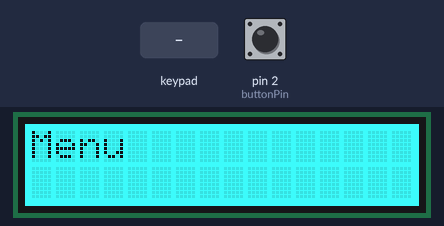
A sketch run on a simulated Arduino Uno, built with avr-gcc and run on an emulated ATmega328P. Shown: 16×2 character LCD. Inputs (shaded band) come from the test bench; at power-on: pin 2 (buttonPin) LOW. What the sketch prints to the serial monitor is not drawn.

Above: at 1.3 s.
1.4 s: key 'R' pressed
At 9.0 s:
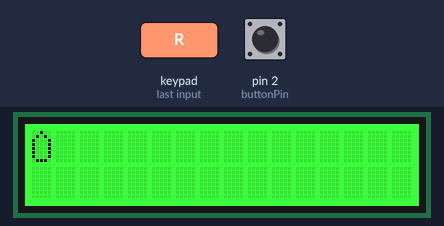
At 13.8 s:
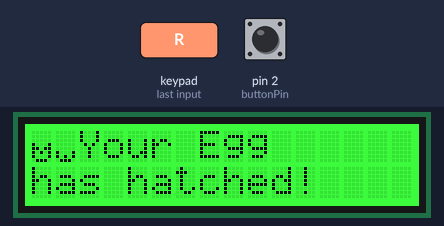
Timing chart, 0 to 15.3 s (numbered marks = the images above; inputs shaded):
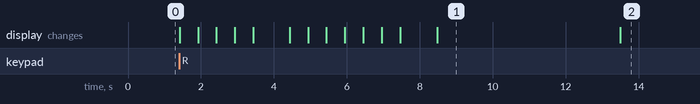

Measured:
- after the input at 1.4 s, the display: first changes at once (image 1 shows a later state)
- what the display in image 1 shows lasts 5.0 s, from 8.5 s to 13.5 s

The sketch:

sketch_apr03b.ino
```cpp
#include <LiquidCrystal.h>
#include <Adafruit_RGBLCDShield.h>
#include <Time.h>
#include <TimeLib.h>

#define RED 0x1
#define YELLOW 0x3
#define GREEN 0x2
#define TEAL 0x6
#define BLUE 0x4
#define VIOLET 0x5
#define WHITE 0x7

unsigned long timer1 = 0, timer2 = 0, timer3 = 0;
int Happiness, Fullness;

Adafruit_RGBLCDShield lcd = Adafruit_RGBLCDShield();

LiquidCrystal lcdnew(7,9,10,11,12,13);

const int buttonPin = 2;
const int ledPin =  13;

int buttonState = 0;

byte hourGlass1[8] = {
  B11111,
  B11111,
  B01110,
  B00100,
  B00100,
  B01010,
  B10001,
  B11111
};
byte hourGlass2[8] = {
  B11111,
  B10001,
  B01010,
  B00100,
  B00100,
  B01110,
  B11111,
  B11111
};
byte egg[8] = {
  B00100,
  B01010,
  B10001,
  B10001,
  B10001,
  B10001,
  B10001,
  B01110
};
byte halfBrokenEgg[8] = {
  B00000,
  B00000,
  B00000,
  B10001,
  B11011,
  B10101,
  B10001,
  B01110
};
byte otherHalfBrokenEgg[8] = {
  B00000,
  B00000,
  B00000,
  B00000,
  B00000,
  B10001,
  B10101,
  B01110
};
byte animal[8] = {
  B00011,
  B00011,
  B00010,
  B01111,
  B10010,
  B10011,
  B01110,
  B01010
};
byte chickBody[8] = {
  B00000,
  B00100,
  B01010,
  B10101,
  B10001,
  B10001,
  B01110,
  B01010
};
byte chickHappyR[8] = {
  B00000,
  B00000,
  B00000,
  B10000,
  B01000,
  B00100,
  B00000,
  B00000
};
byte chickHappyL[8] = {
  B00000,
  B00000,
  B00000,
  B00001,
  B00010,
  B00100,
  B00000,
  B00000
};

void setup() {
  // put your setup code here, to run once:
  Serial.begin(9600);
  lcd.begin(16,2);
  lcd.print("Menu");
  lcd.setBacklight(TEAL);
  lcd.createChar(15, hourGlass1);
  lcd.createChar(14, hourGlass2);
  lcd.createChar(13, egg);
  lcd.createChar(12, halfBrokenEgg);
  lcd.createChar(11, otherHalfBrokenEgg);
  lcd.createChar(10, animal);
  lcd.createChar(9, chickBody);
  lcd.createChar(8, chickHappyR);
  lcd.createChar(7, chickHappyL);

  // initialize the LED pin as an output:
  pinMode(ledPin, OUTPUT);
  // initialize the pushbutton pin as an input:
  pinMode(buttonPin, INPUT);
}

void LoadingIcon(){
  delay(500);
  lcd.setCursor(15,1);
  lcd.write(byte(15));
  delay(500);
  lcd.setCursor(15,1);
  lcd.write(byte(14));
  delay(500);
  lcd.setCursor(15,1);
  lcd.write(byte(15));
  delay(500);
  lcd.setCursor(15,1);
  lcd.write(byte(14));
}

void ChickenRunning(){
    lcd.write(byte (10));
    delay(500);
    lcd.clear();
    lcd.setCursor(3,0);
    lcd.write(byte (10));
    delay(500);
    lcd.clear();
    lcd.setCursor(6,0);
    lcd.write(byte (10));
    delay(500);
    lcd.clear();
    lcd.setCursor(9,0);
    lcd.write(byte (10));
    delay(500);
    lcd.clear();
    lcd.setCursor(12,0);
    lcd.write(byte (10));
    delay(500);
    lcd.clear();
    lcd.setCursor(15,0);
    lcd.write(byte (10));
    delay(500);
    lcd.clear();
}

bool CheckTime(int timeChange){
  ChickenRunning();
  lcd.setCursor(0,0);
  lcd.write(byte(13));
  lcd.print("<-Your pet");
  delay(1000);
  lcd.clear();
  lcd.setCursor(0,0);
  lcd.write(byte(13));
  timer1 = millis();
    while (true){
      if (millis() - timer1 >= timeChange){
        break;
      }
  }
  return true;
}

void HatchEgg(){
  CheckTime(5000);
    if (CheckTime){
      lcd.clear();
      lcd.setCursor(0,0);
      lcd.write(byte(12));
      lcd.write(byte(11));
      lcd.print("Your Egg ");
      lcd.setCursor(0,1);
      lcd.print("has hatched!");
    }
}

void YoungStage(){
  Happiness = 2;
  uint8_t buttons = lcd.readButtons();
  Fullness = 2;
  unsigned long Age = timer1;
  lcd.clear();
  lcd.setCursor(0,1);
  lcd.print(Age/1000);
  }

void HappyChick(){
  lcd.setCursor(0,0);
  lcd.write(byte(7));
  lcd.write(byte(9));
  lcd.write(byte(8));
  delay(500);
  lcd.clear();
  lcd.setCursor(1,0);
  lcd.write(byte(9));
  delay(500);
  lcd.setCursor(0,0);
  lcd.write(byte(7));
  lcd.write(byte(9));
  lcd.write(byte(8));
  delay(500);
  lcd.clear();
  lcd.setCursor(1,0);
  lcd.write(byte(9));
}

void Feed(int Full, int Happy){
  if (Fullness < 4 & Happiness <= 2){
    Fullness +=1;
    if (Happiness<2){
      Happiness+=1;
      lcd.print("Chick fed!");
    }
  }
}

void StartNewPet(){
    lcd.setBacklight(GREEN);
    lcd.print("Laying your egg");
    LoadingIcon();
    delay(1000);
    lcd.clear();
    HatchEgg();
    delay(2000);

    }

void LoadPet(){
  lcd.setBacklight(VIOLET);
  lcd.print("Load Last Pet");
  LoadingIcon();
}

void DeleteLastPet(){
  lcd.setBacklight(YELLOW);
  lcd.print("Deleting last");
  lcd.setCursor(0,1);
  lcd.print("pet...");
  LoadingIcon();
}

void loop() {
  uint8_t buttons = lcd.readButtons();
  buttonState = digitalRead(buttonPin);
  Serial.println(buttonState);
  if (buttonState == HIGH) {
    // turn LED on:
    digitalWrite(ledPin, HIGH);
  }
  else {
    // turn LED off:
    digitalWrite(ledPin, LOW);
  }
  if (buttons & BUTTON_RIGHT){
    lcd.clear();
    StartNewPet();
    YoungStage();
    if (buttons & BUTTON_RIGHT){
      Feed(Fullness, Happiness);
      lcd.print("LMAO");
      HappyChick();
    }
  }

  else if (buttons & BUTTON_DOWN){
    lcd.clear();
    LoadPet();
  }

  else if (buttons & BUTTON_UP){
    lcd.clear();
    DeleteLastPet();
  }
}
```
